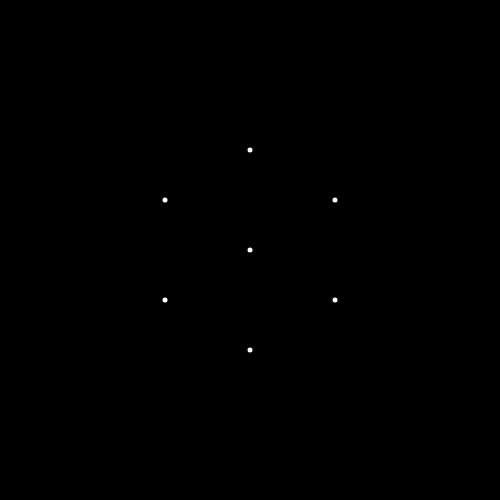
Frame 1 (no input)
Frame 60 (no input): identical to frame 1, image omitted
Frame 120 (the mouse pressed at the canvas centre since frame 60): identical to frame 1, image omitted

The p5.js sketch that drew this single still picture (run headless with seeded random() and noise() and a simulated clock; from frame 60 on, the mouse is pressed at the canvas centre):

// p5.js sketch
// ── sketch.js


function setup() {
  createCanvas(500,500);
  
}

function draw() {
  background(0);
  translate(width/2, height/2);
  stroke(255);
  strokeWeight(5);
  point(0,0);//center
  point(0,-100);
  point(85,50);
  point(-85,50);
  point(0,100);
  point(-85,-50);
  point(85,-50);

  
}
